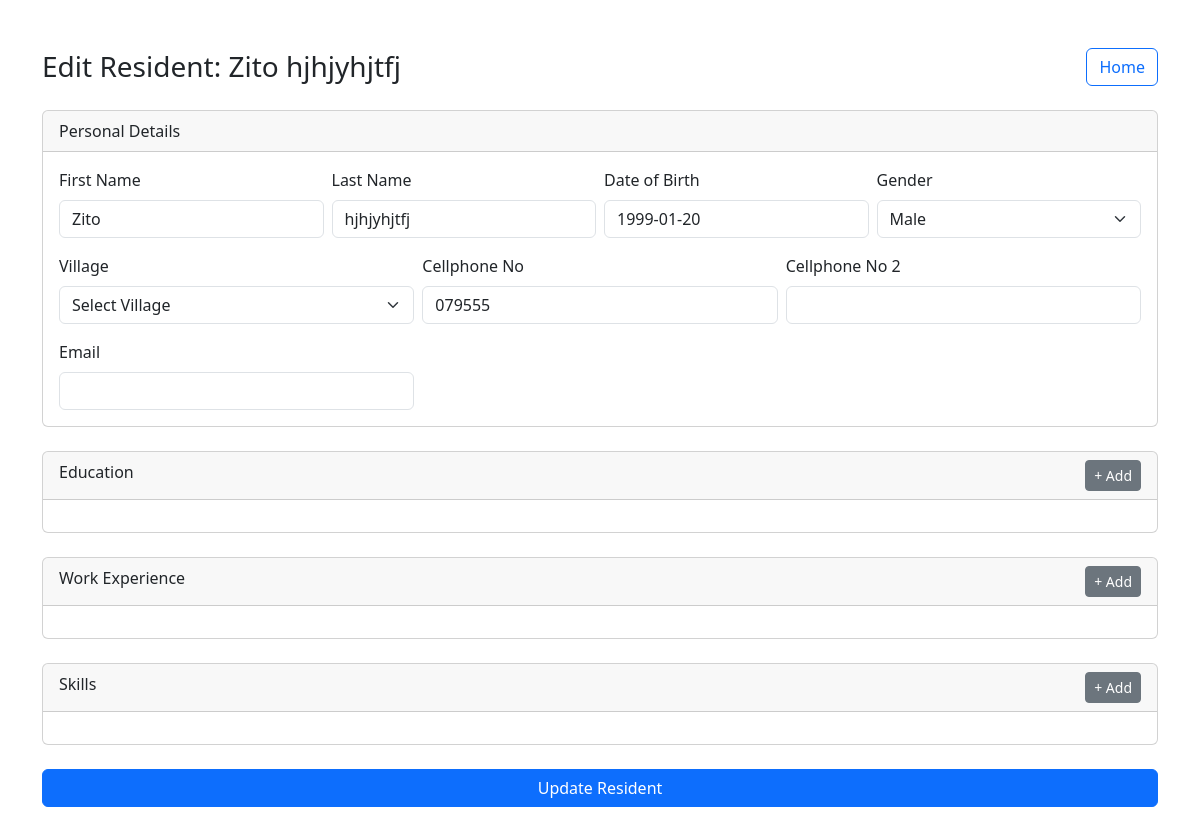
Before: /edit-resident/1 with the older database file.
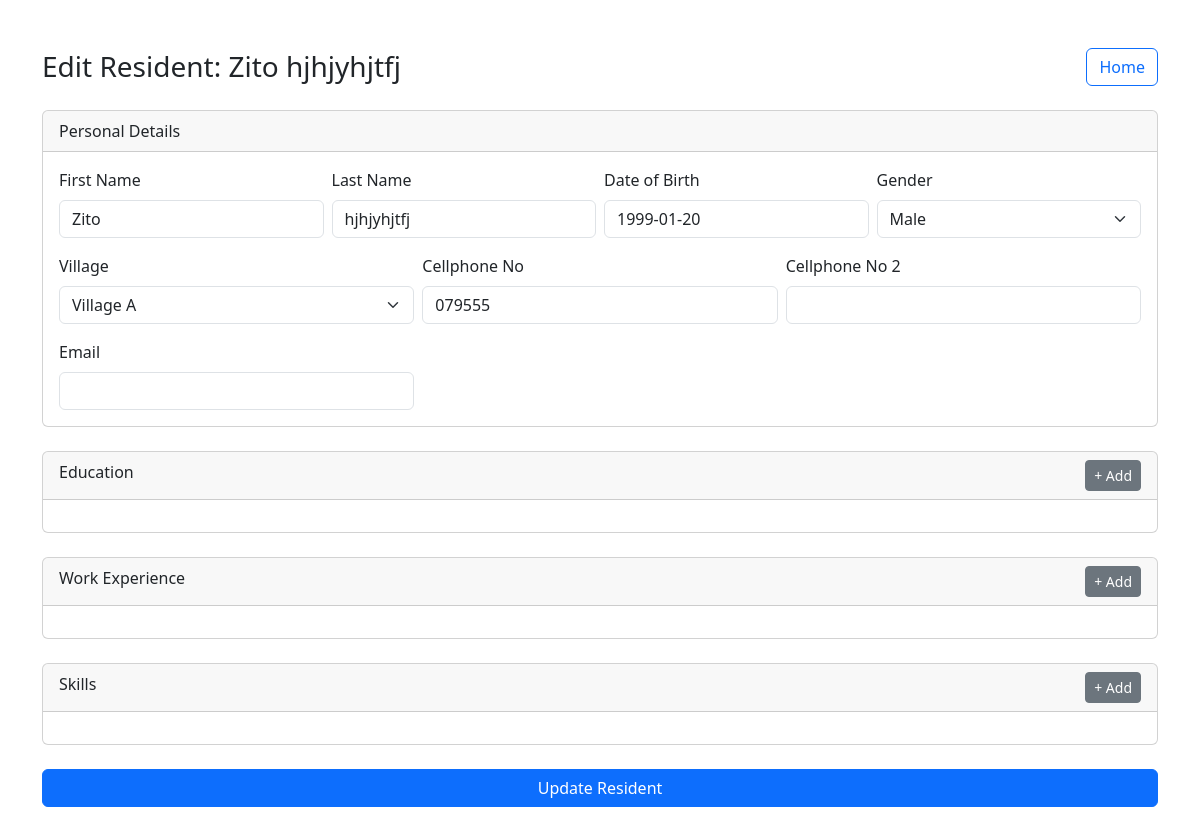
After: the same page with the newer database file.
### app/models.py (models this page shows)
class Resident(Base):
    __tablename__ = "residents"
    id = Column(Integer, primary_key=True, index=True)
    first_name = Column(String, nullable=False)
    last_name = Column(String, nullable=False)
    dob = Column(Date, nullable=False)
    gender = Column(String, nullable=False)
    village = Column(String, nullable=False)
    cellphone_no = Column(String, nullable=False)
    cellphone_no2 = Column(String)
    email = Column(String)
    qualifications = relationship("Qualification", back_populates="resident", cascade="all, delete-orphan")
    experiences = relationship("Experience", back_populates="resident", cascade="all, delete-orphan")
    skills = relationship("Skill", back_populates="resident", cascade="all, delete-orphan")

### app/resident_routes.py (the view)
@router.get("/edit-resident/{resident_id}", response_class=HTMLResponse)
async def edit_resident_form(request: Request, resident_id: int, db: Session = Depends(get_db)):
    resident = db.query(Resident).filter(Resident.id == resident_id).first()
    if not resident:
        return RedirectResponse(url="/", status_code=303)
    villages = get_all_villages()
    qualifications = get_all_qualifications()
    return templates.TemplateResponse(
        "edit_resident.html",
        {
            "request": request,
            "resident": resident,
            "villages": villages,
            "qualifications": qualifications
        }
    )

### app/templates/edit_resident.html (shortened to what this page needs)
<!DOCTYPE html>
<html>
<head>
    <link href="https://cdn.jsdelivr.net/npm/bootstrap@5.3.3/dist/css/bootstrap.min.css" rel="stylesheet">
    <link rel="stylesheet" href="https://cdn.jsdelivr.net/npm/flatpickr/dist/flatpickr.min.css">
</head>
<body>
<div class="container mt-5">
<div class="d-flex justify-content-between align-items-center mb-4">
  <h3 class="mb-0">Edit Resident: {{ resident.first_name }} {{ resident.last_name }}</h3>
  <a href="/" class="btn btn-outline-primary">Home</a>
</div>
<form method="post" action="/edit-resident/{{ resident.id }}">
<div class="card mb-4">
    <div class="card-header">Personal Details</div>
    <div class="card-body">
        <div class="row g-2 mb-3">
            <div class="col-md-3">
                <label class="form-label">First Name</label>
                <input type="text" name="first_name" class="form-control"
                       value="{{ resident.first_name }}" required>
            </div>
            <div class="col-md-3">
                <label class="form-label">Last Name</label>
                <input type="text" name="last_name" class="form-control"
                       value="{{ resident.last_name }}" required>
            </div>
            <div class="col-md-3">
                <label class="form-label">Date of Birth</label>
                <input type="text" name="dob" class="form-control"
                       value="{{ resident.dob }}" placeholder="YYYY-MM-DD" required>
            </div>
            <div class="col-md-3">
                <label class="form-label">Gender</label>
                <select name="gender" class="form-select" required>
                    <option value="Male" {% if resident.gender == 'Male' %}selected{% endif %}>Male</option>
                </select>
            </div>
        </div>
        <div class="row g-2 mb-3">
            <div class="col-md-4">
                <label class="form-label">Village</label>
                <select name="village" class="form-select" required>
                    <option value="">Select Village</option>
                    {% for village in villages %}
                        <option value="{{ village }}"
                            {% if resident.village == village %}selected{% endif %}>
                            {{ village }}
                        </option>
                    {% endfor %}
                </select>
            </div>
            <div class="col-md-4">
                <label class="form-label">Cellphone No</label>
                <input type="text" name="cellphone_no" class="form-control"
                       value="{{ resident.cellphone_no }}" required>
            </div>
            <div class="col-md-4">
                <label class="form-label">Cellphone No 2</label>
                <input type="text" name="cellphone_no2" class="form-control"
                       value="{{ resident.cellphone_no2 or '' }}">
            </div>
        </div>
        <div class="row g-2">
            <div class="col-md-4">
                <label class="form-label">Email</label>
                <input type="email" name="email" class="form-control"
                       value="{{ resident.email or '' }}">
            </div>
        </div>
    </div>
</div>
<div class="card mb-4">
    <div class="card-header d-flex justify-content-between">
        <span>Education</span>
        <button type="button" class="btn btn-sm btn-secondary" onclick="addEducation()">+ Add</button>
    </div>
    <div class="card-body" id="education-section">
    </div>
</div>
<div class="card mb-4">
    <div class="card-header d-flex justify-content-between">
        <span>Work Experience</span>
        <button type="button" class="btn btn-sm btn-secondary" onclick="addExperience()">+ Add</button>
    </div>
    <div class="card-body" id="experience-section">
    </div>
</div>
<div class="card mb-4">
    <div class="card-header d-flex justify-content-between">
        <span>Skills</span>
        <button type="button" class="btn btn-sm btn-secondary" onclick="addSkill()">+ Add</button>
    </div>
    <div class="card-body" id="skills-section">
    </div>
</div>
<button type="submit" class="btn btn-primary w-100 mb-5">
    Update Resident
</button>
</form>
</div>
</body>
</html>

Changed rows visible on the page:
changed Resident "Zito": village (not shown) → "Village A"
Other visible differences:
form field village: "Select Village" → (not shown)
